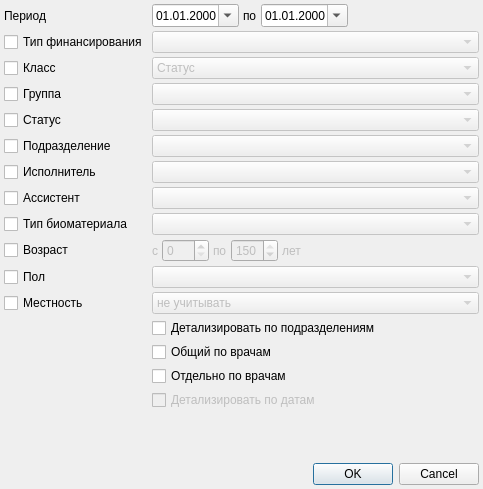
<?xml version="1.0" encoding="UTF-8"?>
<ui version="4.0">
 <class>SetupReportYearActionsDialog</class>
 <widget class="QDialog" name="SetupReportYearActionsDialog">
  <property name="geometry">
   <rect>
    <x>0</x>
    <y>0</y>
    <width>483</width>
    <height>489</height>
   </rect>
  </property>
  <property name="windowTitle">
   <string>Dialog</string>
  </property>
  <layout class="QGridLayout" name="gridLayout">
   <property name="margin">
    <number>4</number>
   </property>
   <property name="spacing">
    <number>4</number>
   </property>
   <item row="8" column="1" colspan="4">
    <widget class="CRBComboBox" name="cmbTissueType">
     <property name="enabled">
      <bool>false</bool>
     </property>
    </widget>
   </item>
   <item row="15" column="1" colspan="4">
    <widget class="QCheckBox" name="chkPersonDetail">
     <property name="text">
      <string>Отдельно по врачам</string>
     </property>
    </widget>
   </item>
   <item row="6" column="0">
    <widget class="QCheckBox" name="chkPerson">
     <property name="sizePolicy">
      <sizepolicy hsizetype="Maximum" vsizetype="Fixed">
       <horstretch>0</horstretch>
       <verstretch>0</verstretch>
      </sizepolicy>
     </property>
     <property name="text">
      <string>Исполнитель</string>
     </property>
    </widget>
   </item>
   <item row="3" column="1" colspan="4">
    <widget class="CActionTypeComboBox" name="cmbActionTypeGroup">
     <property name="enabled">
      <bool>false</bool>
     </property>
    </widget>
   </item>
   <item row="4" column="0">
    <widget class="QCheckBox" name="chkStatus">
     <property name="sizePolicy">
      <sizepolicy hsizetype="Maximum" vsizetype="Fixed">
       <horstretch>0</horstretch>
       <verstretch>0</verstretch>
      </sizepolicy>
     </property>
     <property name="text">
      <string>Статус</string>
     </property>
    </widget>
   </item>
   <item row="3" column="0">
    <widget class="QCheckBox" name="chkActionTypeGroup">
     <property name="sizePolicy">
      <sizepolicy hsizetype="Maximum" vsizetype="Fixed">
       <horstretch>0</horstretch>
       <verstretch>0</verstretch>
      </sizepolicy>
     </property>
     <property name="text">
      <string>Группа</string>
     </property>
    </widget>
   </item>
   <item row="0" column="4">
    <spacer name="horizontalSpacer_2">
     <property name="orientation">
      <enum>Qt::Horizontal</enum>
     </property>
     <property name="sizeHint" stdset="0">
      <size>
       <width>40</width>
       <height>20</height>
      </size>
     </property>
    </spacer>
   </item>
   <item row="13" column="1" colspan="4">
    <widget class="QCheckBox" name="chkPersonOSDetail">
     <property name="text">
      <string>Детализировать по подразделениям</string>
     </property>
    </widget>
   </item>
   <item row="8" column="0">
    <widget class="QCheckBox" name="chkTissueType">
     <property name="text">
      <string>Тип биоматериала</string>
     </property>
    </widget>
   </item>
   <item row="4" column="1" colspan="4">
    <widget class="CActionStatusComboBox" name="cmbStatus">
     <property name="enabled">
      <bool>false</bool>
     </property>
    </widget>
   </item>
   <item row="2" column="0">
    <widget class="QCheckBox" name="chkClass">
     <property name="sizePolicy">
      <sizepolicy hsizetype="Maximum" vsizetype="Fixed">
       <horstretch>0</horstretch>
       <verstretch>0</verstretch>
      </sizepolicy>
     </property>
     <property name="text">
      <string>Класс</string>
     </property>
    </widget>
   </item>
   <item row="0" column="1">
    <widget class="CDateEdit" name="edtBegDate">
     <property name="displayFormat">
      <string>dd.MM.yyyy</string>
     </property>
     <property name="calendarPopup">
      <bool>true</bool>
     </property>
    </widget>
   </item>
   <item row="16" column="1" colspan="4">
    <widget class="QCheckBox" name="chkPersonDateDetail">
     <property name="enabled">
      <bool>false</bool>
     </property>
     <property name="text">
      <string>Детализировать по датам</string>
     </property>
    </widget>
   </item>
   <item row="1" column="0">
    <widget class="QCheckBox" name="chkFinance">
     <property name="sizePolicy">
      <sizepolicy hsizetype="Maximum" vsizetype="Fixed">
       <horstretch>0</horstretch>
       <verstretch>0</verstretch>
      </sizepolicy>
     </property>
     <property name="text">
      <string>Тип финансирования</string>
     </property>
    </widget>
   </item>
   <item row="18" column="0" colspan="5">
    <widget class="QDialogButtonBox" name="buttonBox">
     <property name="orientation">
      <enum>Qt::Horizontal</enum>
     </property>
     <property name="standardButtons">
      <set>QDialogButtonBox::Cancel|QDialogButtonBox::Ok</set>
     </property>
    </widget>
   </item>
   <item row="0" column="2">
    <widget class="QLabel" name="label">
     <property name="text">
      <string>по</string>
     </property>
    </widget>
   </item>
   <item row="6" column="1" colspan="4">
    <widget class="CPersonComboBoxEx" name="cmbPerson">
     <property name="enabled">
      <bool>false</bool>
     </property>
    </widget>
   </item>
   <item row="17" column="0" colspan="5">
    <spacer name="verticalSpacer">
     <property name="orientation">
      <enum>Qt::Vertical</enum>
     </property>
     <property name="sizeHint" stdset="0">
      <size>
       <width>20</width>
       <height>40</height>
      </size>
     </property>
    </spacer>
   </item>
   <item row="5" column="0">
    <widget class="QCheckBox" name="chkOrgStructure">
     <property name="sizePolicy">
      <sizepolicy hsizetype="Maximum" vsizetype="Fixed">
       <horstretch>0</horstretch>
       <verstretch>0</verstretch>
      </sizepolicy>
     </property>
     <property name="text">
      <string>Подразделение</string>
     </property>
    </widget>
   </item>
   <item row="7" column="0">
    <widget class="QCheckBox" name="chkAssistant">
     <property name="sizePolicy">
      <sizepolicy hsizetype="Maximum" vsizetype="Fixed">
       <horstretch>0</horstretch>
       <verstretch>0</verstretch>
      </sizepolicy>
     </property>
     <property name="text">
      <string>Ассистент</string>
     </property>
    </widget>
   </item>
   <item row="2" column="1" colspan="4">
    <widget class="QComboBox" name="cmbClass">
     <property name="enabled">
      <bool>false</bool>
     </property>
     <item>
      <property name="text">
       <string>Статус</string>
      </property>
     </item>
     <item>
      <property name="text">
       <string>Диагностика</string>
      </property>
     </item>
     <item>
      <property name="text">
       <string>Лечение</string>
      </property>
     </item>
     <item>
      <property name="text">
       <string>Прочие мероприятия</string>
      </property>
     </item>
     <item>
      <property name="text">
       <string>Назначено</string>
      </property>
     </item>
    </widget>
   </item>
   <item row="0" column="0">
    <widget class="QLabel" name="lblDate">
     <property name="sizePolicy">
      <sizepolicy hsizetype="Maximum" vsizetype="Preferred">
       <horstretch>0</horstretch>
       <verstretch>0</verstretch>
      </sizepolicy>
     </property>
     <property name="text">
      <string>Период</string>
     </property>
    </widget>
   </item>
   <item row="14" column="1" colspan="4">
    <widget class="QCheckBox" name="chkPersonOverall">
     <property name="text">
      <string>Общий по врачам</string>
     </property>
    </widget>
   </item>
   <item row="5" column="1" colspan="4">
    <widget class="COrgStructureComboBox" name="cmbOrgStructure">
     <property name="enabled">
      <bool>false</bool>
     </property>
    </widget>
   </item>
   <item row="11" column="0">
    <widget class="QCheckBox" name="chkSex">
     <property name="text">
      <string>Пол</string>
     </property>
    </widget>
   </item>
   <item row="11" column="1" colspan="4">
    <widget class="QComboBox" name="cmbSex">
     <property name="enabled">
      <bool>false</bool>
     </property>
     <property name="sizePolicy">
      <sizepolicy hsizetype="Preferred" vsizetype="Fixed">
       <horstretch>0</horstretch>
       <verstretch>0</verstretch>
      </sizepolicy>
     </property>
     <item>
      <property name="text">
       <string/>
      </property>
     </item>
     <item>
      <property name="text">
       <string>Мужской</string>
      </property>
     </item>
     <item>
      <property name="text">
       <string>Женский</string>
      </property>
     </item>
    </widget>
   </item>
   <item row="10" column="0">
    <widget class="QCheckBox" name="chkAge">
     <property name="text">
      <string>Возраст </string>
     </property>
    </widget>
   </item>
   <item row="10" column="1" colspan="4">
    <widget class="QFrame" name="frmAge">
     <property name="enabled">
      <bool>false</bool>
     </property>
     <property name="frameShape">
      <enum>QFrame::NoFrame</enum>
     </property>
     <property name="frameShadow">
      <enum>QFrame::Raised</enum>
     </property>
     <layout class="QHBoxLayout">
      <property name="spacing">
       <number>4</number>
      </property>
      <property name="margin">
       <number>0</number>
      </property>
      <item>
       <widget class="QLabel" name="lblAge">
        <property name="sizePolicy">
         <sizepolicy hsizetype="Maximum" vsizetype="Preferred">
          <horstretch>0</horstretch>
          <verstretch>0</verstretch>
         </sizepolicy>
        </property>
        <property name="text">
         <string>с</string>
        </property>
        <property name="buddy">
         <cstring>edtAgeFrom</cstring>
        </property>
       </widget>
      </item>
      <item>
       <widget class="QSpinBox" name="edtAgeFrom">
        <property name="sizePolicy">
         <sizepolicy hsizetype="Maximum" vsizetype="Fixed">
          <horstretch>0</horstretch>
          <verstretch>0</verstretch>
         </sizepolicy>
        </property>
        <property name="maximum">
         <number>150</number>
        </property>
       </widget>
      </item>
      <item>
       <widget class="QLabel" name="lblAgeTo">
        <property name="sizePolicy">
         <sizepolicy hsizetype="Maximum" vsizetype="Preferred">
          <horstretch>0</horstretch>
          <verstretch>0</verstretch>
         </sizepolicy>
        </property>
        <property name="text">
         <string>по</string>
        </property>
        <property name="buddy">
         <cstring>edtAgeTo</cstring>
        </property>
       </widget>
      </item>
      <item>
       <widget class="QSpinBox" name="edtAgeTo">
        <property name="sizePolicy">
         <sizepolicy hsizetype="Maximum" vsizetype="Fixed">
          <horstretch>0</horstretch>
          <verstretch>0</verstretch>
         </sizepolicy>
        </property>
        <property name="maximum">
         <number>150</number>
        </property>
        <property name="value">
         <number>150</number>
        </property>
       </widget>
      </item>
      <item>
       <widget class="QLabel" name="lblAgeYears">
        <property name="sizePolicy">
         <sizepolicy hsizetype="Maximum" vsizetype="Preferred">
          <horstretch>0</horstretch>
          <verstretch>0</verstretch>
         </sizepolicy>
        </property>
        <property name="text">
         <string>лет</string>
        </property>
        <property name="buddy">
         <cstring>edtAgeTo</cstring>
        </property>
       </widget>
      </item>
      <item>
       <spacer name="horizontalSpacer">
        <property name="orientation">
         <enum>Qt::Horizontal</enum>
        </property>
        <property name="sizeHint" stdset="0">
         <size>
          <width>40</width>
          <height>20</height>
         </size>
        </property>
       </spacer>
      </item>
     </layout>
    </widget>
   </item>
   <item row="1" column="1" colspan="4">
    <widget class="CRBComboBox" name="cmbFinance">
     <property name="enabled">
      <bool>false</bool>
     </property>
    </widget>
   </item>
   <item row="0" column="3">
    <widget class="CDateEdit" name="edtEndDate">
     <property name="displayFormat">
      <string>dd.MM.yyyy</string>
     </property>
     <property name="calendarPopup">
      <bool>true</bool>
     </property>
    </widget>
   </item>
   <item row="7" column="1" colspan="4">
    <widget class="CPersonComboBoxEx" name="cmbAssistant">
     <property name="enabled">
      <bool>false</bool>
     </property>
    </widget>
   </item>
   <item row="12" column="0">
    <widget class="QCheckBox" name="chkLocality">
     <property name="text">
      <string>Местность</string>
     </property>
    </widget>
   </item>
   <item row="12" column="1" colspan="4">
    <widget class="QComboBox" name="cmbLocality">
     <property name="enabled">
      <bool>false</bool>
     </property>
     <item>
      <property name="text">
       <string>не учитывать</string>
      </property>
     </item>
     <item>
      <property name="text">
       <string>городские</string>
      </property>
     </item>
     <item>
      <property name="text">
       <string>сельские</string>
      </property>
     </item>
    </widget>
   </item>
  </layout>
 </widget>
 <customwidgets>
  <customwidget>
   <class>CDateEdit</class>
   <extends>QDateEdit</extends>
   <header>library/DateEdit</header>
  </customwidget>
  <customwidget>
   <class>CRBComboBox</class>
   <extends>QComboBox</extends>
   <header>library/crbcombobox.h</header>
  </customwidget>
  <customwidget>
   <class>COrgStructureComboBox</class>
   <extends>QComboBox</extends>
   <header>Orgs/OrgStructComboBoxes.h</header>
  </customwidget>
  <customwidget>
   <class>CPersonComboBoxEx</class>
   <extends>QComboBox</extends>
   <header>Orgs/PersonComboBoxEx.h</header>
  </customwidget>
  <customwidget>
   <class>CActionTypeComboBox</class>
   <extends>QComboBox</extends>
   <header>Events/ActionTypeComboBox.h</header>
  </customwidget>
  <customwidget>
   <class>CActionStatusComboBox</class>
   <extends>QComboBox</extends>
   <header location="global">Events/ActionStatus.h</header>
  </customwidget>
 </customwidgets>
 <tabstops>
  <tabstop>edtBegDate</tabstop>
  <tabstop>edtEndDate</tabstop>
  <tabstop>chkFinance</tabstop>
  <tabstop>cmbFinance</tabstop>
  <tabstop>chkClass</tabstop>
  <tabstop>cmbClass</tabstop>
  <tabstop>chkActionTypeGroup</tabstop>
  <tabstop>cmbActionTypeGroup</tabstop>
  <tabstop>chkStatus</tabstop>
  <tabstop>cmbStatus</tabstop>
  <tabstop>chkOrgStructure</tabstop>
  <tabstop>cmbOrgStructure</tabstop>
  <tabstop>chkPerson</tabstop>
  <tabstop>cmbPerson</tabstop>
  <tabstop>chkAssistant</tabstop>
  <tabstop>cmbAssistant</tabstop>
  <tabstop>chkTissueType</tabstop>
  <tabstop>cmbTissueType</tabstop>
  <tabstop>chkAge</tabstop>
  <tabstop>edtAgeFrom</tabstop>
  <tabstop>edtAgeTo</tabstop>
  <tabstop>chkSex</tabstop>
  <tabstop>cmbSex</tabstop>
  <tabstop>chkLocality</tabstop>
  <tabstop>cmbLocality</tabstop>
  <tabstop>chkPersonOSDetail</tabstop>
  <tabstop>chkPersonOverall</tabstop>
  <tabstop>chkPersonDetail</tabstop>
  <tabstop>chkPersonDateDetail</tabstop>
  <tabstop>buttonBox</tabstop>
 </tabstops>
 <resources/>
 <connections>
  <connection>
   <sender>buttonBox</sender>
   <signal>accepted()</signal>
   <receiver>SetupReportYearActionsDialog</receiver>
   <slot>accept()</slot>
   <hints>
    <hint type="sourcelabel">
     <x>369</x>
     <y>484</y>
    </hint>
    <hint type="destinationlabel">
     <x>157</x>
     <y>274</y>
    </hint>
   </hints>
  </connection>
  <connection>
   <sender>buttonBox</sender>
   <signal>rejected()</signal>
   <receiver>SetupReportYearActionsDialog</receiver>
   <slot>reject()</slot>
   <hints>
    <hint type="sourcelabel">
     <x>369</x>
     <y>484</y>
    </hint>
    <hint type="destinationlabel">
     <x>286</x>
     <y>274</y>
    </hint>
   </hints>
  </connection>
  <connection>
   <sender>chkFinance</sender>
   <signal>toggled(bool)</signal>
   <receiver>cmbFinance</receiver>
   <slot>setEnabled(bool)</slot>
   <hints>
    <hint type="sourcelabel">
     <x>128</x>
     <y>49</y>
    </hint>
    <hint type="destinationlabel">
     <x>185</x>
     <y>48</y>
    </hint>
   </hints>
  </connection>
  <connection>
   <sender>chkClass</sender>
   <signal>toggled(bool)</signal>
   <receiver>cmbClass</receiver>
   <slot>setEnabled(bool)</slot>
   <hints>
    <hint type="sourcelabel">
     <x>57</x>
     <y>74</y>
    </hint>
    <hint type="destinationlabel">
     <x>478</x>
     <y>74</y>
    </hint>
   </hints>
  </connection>
  <connection>
   <sender>chkActionTypeGroup</sender>
   <signal>toggled(bool)</signal>
   <receiver>cmbActionTypeGroup</receiver>
   <slot>setEnabled(bool)</slot>
   <hints>
    <hint type="sourcelabel">
     <x>63</x>
     <y>99</y>
    </hint>
    <hint type="destinationlabel">
     <x>478</x>
     <y>99</y>
    </hint>
   </hints>
  </connection>
  <connection>
   <sender>chkStatus</sender>
   <signal>toggled(bool)</signal>
   <receiver>cmbStatus</receiver>
   <slot>setEnabled(bool)</slot>
   <hints>
    <hint type="sourcelabel">
     <x>64</x>
     <y>124</y>
    </hint>
    <hint type="destinationlabel">
     <x>478</x>
     <y>124</y>
    </hint>
   </hints>
  </connection>
  <connection>
   <sender>chkOrgStructure</sender>
   <signal>toggled(bool)</signal>
   <receiver>cmbOrgStructure</receiver>
   <slot>setEnabled(bool)</slot>
   <hints>
    <hint type="sourcelabel">
     <x>101</x>
     <y>170</y>
    </hint>
    <hint type="destinationlabel">
     <x>478</x>
     <y>149</y>
    </hint>
   </hints>
  </connection>
  <connection>
   <sender>chkPerson</sender>
   <signal>toggled(bool)</signal>
   <receiver>cmbPerson</receiver>
   <slot>setEnabled(bool)</slot>
   <hints>
    <hint type="sourcelabel">
     <x>61</x>
     <y>199</y>
    </hint>
    <hint type="destinationlabel">
     <x>478</x>
     <y>201</y>
    </hint>
   </hints>
  </connection>
  <connection>
   <sender>chkAssistant</sender>
   <signal>toggled(bool)</signal>
   <receiver>cmbAssistant</receiver>
   <slot>setEnabled(bool)</slot>
   <hints>
    <hint type="sourcelabel">
     <x>77</x>
     <y>228</y>
    </hint>
    <hint type="destinationlabel">
     <x>478</x>
     <y>230</y>
    </hint>
   </hints>
  </connection>
  <connection>
   <sender>chkTissueType</sender>
   <signal>toggled(bool)</signal>
   <receiver>cmbTissueType</receiver>
   <slot>setEnabled(bool)</slot>
   <hints>
    <hint type="sourcelabel">
     <x>61</x>
     <y>257</y>
    </hint>
    <hint type="destinationlabel">
     <x>478</x>
     <y>259</y>
    </hint>
   </hints>
  </connection>
  <connection>
   <sender>chkAge</sender>
   <signal>toggled(bool)</signal>
   <receiver>frmAge</receiver>
   <slot>setEnabled(bool)</slot>
   <hints>
    <hint type="sourcelabel">
     <x>74</x>
     <y>285</y>
    </hint>
    <hint type="destinationlabel">
     <x>478</x>
     <y>287</y>
    </hint>
   </hints>
  </connection>
  <connection>
   <sender>chkSex</sender>
   <signal>toggled(bool)</signal>
   <receiver>cmbSex</receiver>
   <slot>setEnabled(bool)</slot>
   <hints>
    <hint type="sourcelabel">
     <x>65</x>
     <y>314</y>
    </hint>
    <hint type="destinationlabel">
     <x>478</x>
     <y>316</y>
    </hint>
   </hints>
  </connection>
  <connection>
   <sender>chkPersonDetail</sender>
   <signal>toggled(bool)</signal>
   <receiver>chkPersonDateDetail</receiver>
   <slot>setEnabled(bool)</slot>
   <hints>
    <hint type="sourcelabel">
     <x>478</x>
     <y>420</y>
    </hint>
    <hint type="destinationlabel">
     <x>478</x>
     <y>445</y>
    </hint>
   </hints>
  </connection>
  <connection>
   <sender>chkLocality</sender>
   <signal>toggled(bool)</signal>
   <receiver>cmbLocality</receiver>
   <slot>setEnabled(bool)</slot>
   <hints>
    <hint type="sourcelabel">
     <x>128</x>
     <y>334</y>
    </hint>
    <hint type="destinationlabel">
     <x>168</x>
     <y>333</y>
    </hint>
   </hints>
  </connection>
 </connections>
</ui>
